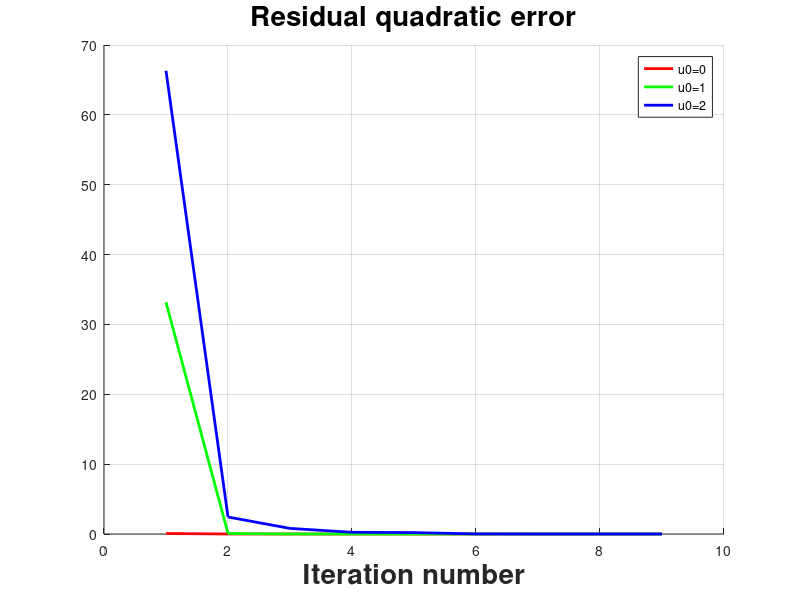

Recreate this plot in MATLAB.
clear all
close all
clc

n_iter=[1 2 3 4 5 6 7 8 9];
norm_value0=[0.0719401 0.0024201 6.4778e-06 4.465e-11 0 0 0 0 0];
norm_value1=[33.1677 0.0719401 0.0024201 6.4778e-06 4.465e-11 0 0 0 0];
norm_value2=[66.3082 2.43303 0.804225 0.244332 0.20116 0.0128242 0.00051939 2.78941e-07 2.18218e-13];

figure(1);
hold on;
grid on;

title('Residual quadratic error','FontSize',20,'FontWeight','bold');
xlabel('Iteration number','FontSize',20,'FontWeight','bold');

plot(n_iter,norm_value0,'Color','r','LineWidth',2);
plot(n_iter,norm_value1,'Color','g','LineWidth',2);
plot(n_iter,norm_value2,'Color','b','LineWidth',2);

legend('u0=0','u0=1','u0=2');
